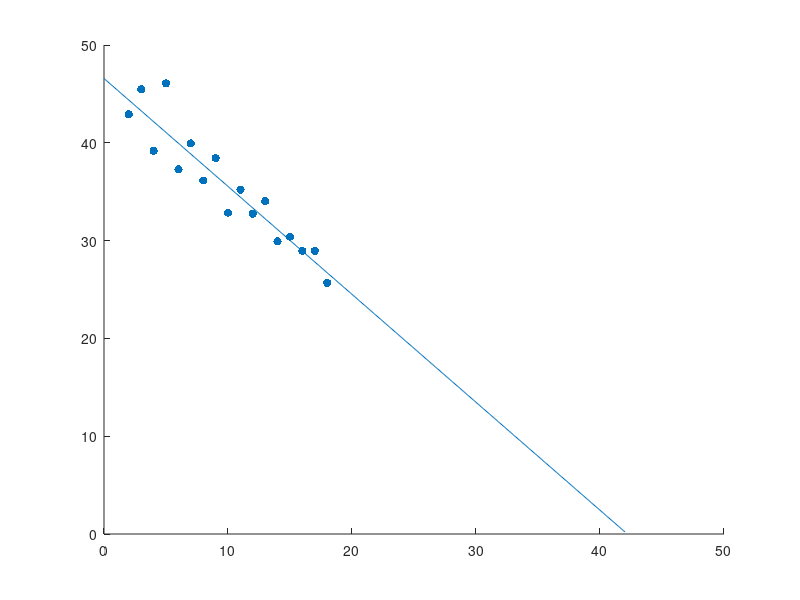

The MATLAB script that drew this image:
clear
clf;
close all;

data = [ 2, 42.908047;
    3, 45.469345;
    4, 39.176193;
    5, 46.069511;
    6, 37.279297;
    7, 39.932579;
    8, 36.148632;
    9, 38.43544;
    10, 32.85878;
    11, 35.219383;
    12, 32.762516;
    13, 34.040325;
    14, 29.913671;
    15, 30.404102;
    16, 28.948425;
    17, 28.946936;
    18, 25.68087];

x = data(:,1);
y = data(:,2)';

A = [x, ones(length(x),1)];

c = inv(A'*A)*A'*y';
x_fine = 0:.1:42;
yr = c(1)*x_fine+c(2);

hold on;
scatter(x,y,'filled');
plot(x_fine,yr);
hold off;